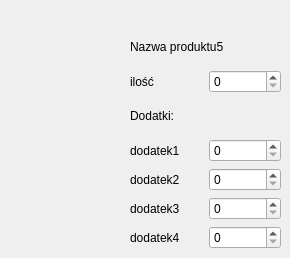
   <widget class="QWidget" name="page_5">
    <widget class="QWidget" name="layoutWidget_6">
     <property name="geometry">
      <rect>
       <x>130</x>
       <y>30</y>
       <width>151</width>
       <height>219</height>
      </rect>
     </property>
     <layout class="QVBoxLayout" name="verticalLayout_16">
      <item>
       <widget class="QLabel" name="label_106">
        <property name="text">
         <string>Nazwa produktu5</string>
        </property>
       </widget>
      </item>
      <item>
       <layout class="QHBoxLayout" name="horizontalLayout_76">
        <item>
         <widget class="QLabel" name="label_107">
          <property name="text">
           <string>ilość</string>
          </property>
         </widget>
        </item>
        <item>
         <widget class="QSpinBox" name="spinBox_76"/>
        </item>
       </layout>
      </item>
      <item>
       <widget class="QLabel" name="label_108">
        <property name="text">
         <string>Dodatki:</string>
        </property>
       </widget>
      </item>
      <item>
       <layout class="QHBoxLayout" name="horizontalLayout_77">
        <item>
         <widget class="QLabel" name="label_109">
          <property name="text">
           <string>dodatek1</string>
          </property>
         </widget>
        </item>
        <item>
         <widget class="QSpinBox" name="spinBox_77"/>
        </item>
       </layout>
      </item>
      <item>
       <layout class="QHBoxLayout" name="horizontalLayout_78">
        <item>
         <widget class="QLabel" name="label_110">
          <property name="text">
           <string>dodatek2</string>
          </property>
         </widget>
        </item>
        <item>
         <widget class="QSpinBox" name="spinBox_78"/>
        </item>
       </layout>
      </item>
      <item>
       <layout class="QHBoxLayout" name="horizontalLayout_79">
        <item>
         <widget class="QLabel" name="label_111">
          <property name="text">
           <string>dodatek3</string>
          </property>
         </widget>
        </item>
        <item>
         <widget class="QSpinBox" name="spinBox_79"/>
        </item>
       </layout>
      </item>
      <item>
       <layout class="QHBoxLayout" name="horizontalLayout_80">
        <item>
         <widget class="QLabel" name="label_112">
          <property name="text">
           <string>dodatek4</string>
          </property>
         </widget>
        </item>
        <item>
         <widget class="QSpinBox" name="spinBox_80"/>
        </item>
       </layout>
      </item>
     </layout>
    </widget>
   </widget>
